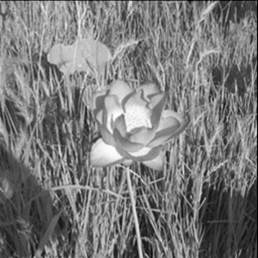
%> input picture lab5/flower1.jpg, 258 x 258 px
$ octave lab5_1.m   (GNU Octave 9; MATLAB toolbox functions it lacks are replaced by stand-ins)
%> lines starting %> are read from the running program, lines starting %| are printed output that depends on the picture
img = imread('flower1.jpg');
%> img is the input picture: size 258x258 uint8; min 0, max 255, mean 121.7

% 运动模糊处理器 运动位移 30 个像素、运动方向 45 度
blur_filter = fspecial("motion", 30, 45);

% 运动模糊图像 'conv': 指定进行卷积操作
%             'circular'：边界处理的方式为循环
motion_img = imfilter(im2double(img), blur_filter, 'conv', 'circular');
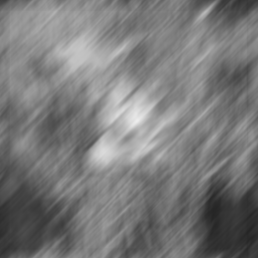
%> motion_img: size 258x258 double; min 0.146, max 0.933, mean 0.477
% 采用逆滤波进行恢复 Inverse Filtering
if_img = deconvwnr(motion_img, blur_filter);
% 采用维纳滤波进行恢复 Wiener Filtering (无噪声)
wf_img = deconvwnr(motion_img, blur_filter);

% 加高斯噪声 均值:0 标准差:0.0001
noisy = imnoise(motion_img, 'gaussian', 0, 0.0001);
% 逆滤波
if_gimg = deconvwnr(noisy, blur_filter);
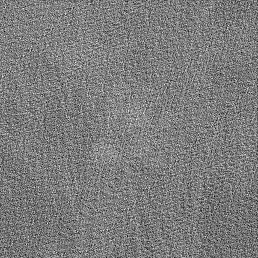
%> if_gimg: size 258x258 double; min -3.02, max 4.14, mean 0.477; drawn with min black and max white
% 维纳滤波
wf_gimg = deconvwnr(noisy, blur_filter, 0.0001);
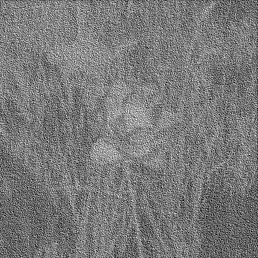
%> wf_gimg: size 258x258 double; min -1.05, max 2.14, mean 0.477; drawn with min black and max white

subplot(3,3,2);
imshow(img, []);
title('flower1.jpg');

subplot(3,3,4);
imshow(motion_img, []);
title('运动模糊图像');

subplot(3,3,5);
imshow(if_img, []);
title('采用逆滤波恢复的运动模糊图像');

subplot(3,3,6);
imshow(wf_img, []);
title('采用维纳滤波恢复的运动模糊图像');

subplot(3,3,7);
imshow(noisy, []);
title('加高斯噪声');

subplot(3,3,8);
imshow(if_gimg, []);
title('采用逆滤波恢复的高斯噪声图像');

subplot(3,3,9);
imshow(wf_gimg, []);
title('采用维纳滤波恢复的高斯噪声图像');
